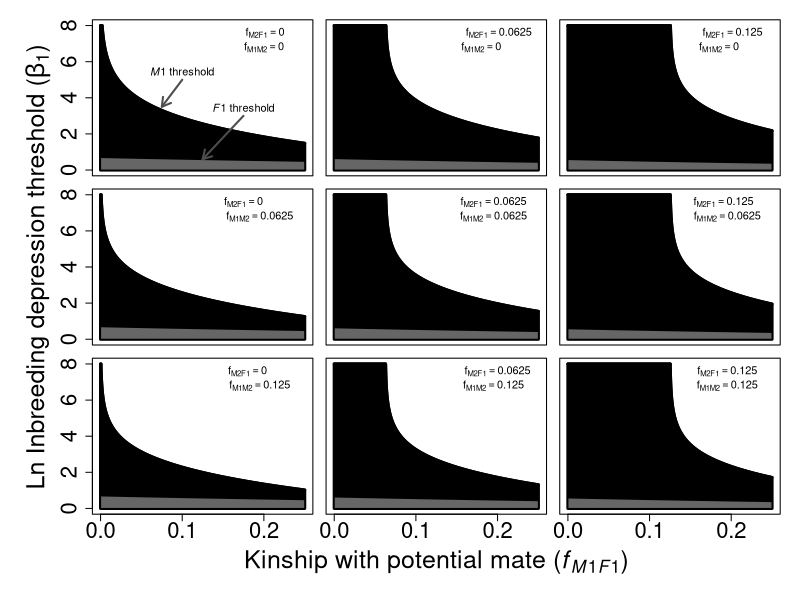

Source code (R):
# ==============================================================================
# ============= This will be the big figure for the Plos model.
# ==============================================================================

B0 <- 1;

B1funM <- function(fi,M1,F1,M2){
  a <- -1 * log((2*(fi[M1,F1]+fi[M1,M2]))/(1+(2*fi[M1,F1])+fi[M1,M1]));
  b <- fi[M1,F1] - fi[M2,F1];
  return(a/b);
}

B1funF <- function(fi,M1,F1,M2){
  a <- -1 * log((1+fi[F1,F1]+(2*fi[F1,M2]))/(1+fi[F1,F1]+(2*fi[F1,M1])));
  b <- fi[F1,M1] - fi[F1,M2];
  return(a/b);
}

setEPS();
postscript("NewBigFig.eps");
par(mar=c(0.75,0.25,0.5,0.25),mfrow=c(3,3),oma=c(6,6.5,1,1));

################################################################################
## Upper left plot 
################################################################################
fi <- matrix(data=c(0,0.0,0.0,0.0,0,0.0,0.0,0.0,0.0),nrow=3,byrow=TRUE);
fs <- seq(from=0,to=0.25,by=0.00001);
Ml <- rep(0,length(fs));
Fl <- rep(0,length(fs));
for(i in 1:length(fs)){
  fi[1,2] <- fs[i];
  fi[2,1] <- fs[i];
  Ml[i] <- B1funM(fi=fi,M1=1,F1=2,M2=3);
  Fl[i] <- B1funF(fi=fi,M1=1,F1=2,M2=3);
  if(i %% 10000 == 0){
    print(c(i,"of",length(fs)));
  }
}
Ml[Ml<0] <- exp(8);
Ml[Ml>exp(8)] <- exp(8);
par(mar=c(0.5,0.5,0.5,0.5));
plot(x=fs[-1],y=log(Ml[-1]),type="l",lwd=3,cex.axis=2,cex.lab=1.5,pch=20,lty="solid",
  xlab="",col="black",ylim=c(0,8),xlim=c(0,0.25),xaxt="n",ylab="");
points(x=fs,y=log(Fl),type="l",lwd=2,lty="solid");
polygon(x=c(fs,rev(fs)),y=c(log(Ml),rep(0,length(Ml))),col="black",lwd=3);
polygon(x=c(fs,rev(fs)),y=c(log(Fl),rep(0,length(fs))),col="grey40");
text(x=0.2015,y=7.6,labels=expression(f[M2F1]==0.0),cex=1.0);
text(x=0.20,y=6.8,labels=expression(f[M1M2]==0.0),cex=1.0);

text(x=0.1,y=5.45,labels=expression(paste(italic(M1)," threshold")),cex=1);
arrows(x0=0.1,y0=5,x1=0.075,y1=3.5,length=0.1,angle=30,code=2,lwd=2,col="grey30");

text(x=0.175,y=3.45,labels=expression(paste(italic(F1)," threshold")),cex=1);
arrows(x0=0.175,y0=3,x1=0.125,y1=0.6,length=0.1,angle=30,code=2,lwd=2,,col="grey30");
################################################################################
## Upper mid plot 
################################################################################
fi <- matrix(data=c(0,0.0,0.0,0.0,0,0.0625,0.0,0.0625,0.0),nrow=3,byrow=TRUE);
fs <- seq(from=0,to=0.25,by=0.00001);
Ml <- rep(0,length(fs));
Fl <- rep(0,length(fs));
for(i in 1:length(fs)){
  fi[1,2] <- fs[i];
  fi[2,1] <- fs[i];
  Ml[i] <- B1funM(fi=fi,M1=1,F1=2,M2=3);
  Fl[i] <- B1funF(fi=fi,M1=1,F1=2,M2=3);
  if(i %% 10000 == 0){
    print(c(i,"of",length(fs)));
  }
}
Ml[Ml<0] <- exp(8);
Ml[Ml>exp(8)] <- exp(8);
Fl[which(is.na(Fl[Fl>0])==TRUE)] <- NA; 
par(mar=c(0.5,0.5,0.5,0.5));
plot(x=fs[-1],y=log(Ml[-1]),type="l",lwd=3,cex.axis=2,cex.lab=1.5,pch=20,lty="solid",
  xlab="",col="black",ylim=c(0,8),xlim=c(0,0.25),xaxt="n",ylab="",yaxt="n");
points(x=fs,y=log(Fl),type="l",lwd=2,lty="solid");
Fl[which(is.na(Fl))] <- mean(c(Fl[which(is.na(Fl))+1],Fl[which(is.na(Fl))-1]));
polygon(x=c(fs,rev(fs)),y=c(log(Ml),rep(0,length(Ml))),col="black",lwd=3);
polygon(x=c(fs,rev(fs)),y=c(log(Fl),rep(0,length(Fl))),col="grey40");
text(x=0.2015,y=7.6,labels=expression(f[M2F1]==0.0625),cex=1.0);
text(x=0.180,y=6.8,labels=expression(f[M1M2]==0.000),cex=1.0);
################################################################################
## Upper mid plot 
################################################################################
fi <- matrix(data=c(0,0.0,0.0,0.0,0,0.125,0.0,0.125,0.0),nrow=3,byrow=TRUE);
fs <- seq(from=0,to=0.25,by=0.00001);
Ml <- rep(0,length(fs));
Fl <- rep(0,length(fs));
for(i in 1:length(fs)){
  fi[1,2] <- fs[i];
  fi[2,1] <- fs[i];
  Ml[i] <- B1funM(fi=fi,M1=1,F1=2,M2=3);
  Fl[i] <- B1funF(fi=fi,M1=1,F1=2,M2=3);
  if(i %% 10000 == 0){
    print(c(i,"of",length(fs)));
  }
}
Ml[Ml<0] <- exp(8);
Ml[Ml>exp(8)] <- exp(8);
Fl[which(is.na(Fl[Fl>0])==TRUE)] <- NA; 
par(mar=c(0.5,0.5,0.5,0.5));
plot(x=fs[-1],y=log(Ml[-1]),type="l",lwd=3,cex.axis=2,cex.lab=1.5,pch=20,lty="solid",
  xlab="",col="black",ylim=c(0,8),xlim=c(0,0.25),xaxt="n",ylab="",yaxt="n");
points(x=fs,y=log(Fl),type="l",lwd=2,lty="solid");
Fl[which(is.na(Fl))] <- mean(c(Fl[which(is.na(Fl))+1],Fl[which(is.na(Fl))-1]));
Fl[25001] <- 1.333333;
polygon(x=c(fs,rev(fs)),y=c(log(Ml),rep(0,length(Ml))),col="black",lwd=3);
polygon(x=c(fs,rev(fs)),y=c(log(Fl),rep(0,length(Fl))),col="grey40");
text(x=0.2015,y=7.6,labels=expression(f[M2F1]==0.125),cex=1.0);
text(x=0.185,y=6.8,labels=expression(f[M1M2]==0.000),cex=1.0);
################################################################################
## Mid left plot 
################################################################################
fi <- matrix(data=c(0,0.0,0.0625,0.0,0,0.0,0.0625,0.0,0.0),nrow=3,byrow=TRUE);
fs <- seq(from=0,to=0.25,by=0.00001);
Ml <- rep(0,length(fs));
Fl <- rep(0,length(fs));
for(i in 1:length(fs)){
  fi[1,2] <- fs[i];
  fi[2,1] <- fs[i];
  Ml[i] <- B1funM(fi=fi,M1=1,F1=2,M2=3);
  Fl[i] <- B1funF(fi=fi,M1=1,F1=2,M2=3);
  if(i %% 10000 == 0){
    print(c(i,"of",length(fs)));
  }
}
Ml[Ml<0] <- exp(8);
Ml[Ml>exp(8)] <- exp(8);
Fl[which(is.na(Fl[Fl>0])==TRUE)] <- NA; 
par(mar=c(0.5,0.5,0.5,0.5));
plot(x=fs[-1],y=log(Ml[-1]),type="l",lwd=3,cex.axis=2,cex.lab=1.5,pch=20,lty="solid",
  xlab="",col="black",ylim=c(0,8),xlim=c(0,0.25),xaxt="n",ylab="");
points(x=fs,y=log(Fl),type="l",lwd=2,lty="solid");
Fl[which(is.na(Fl))] <- mean(c(Fl[which(is.na(Fl))+1],Fl[which(is.na(Fl))-1]));
polygon(x=c(fs,rev(fs)),y=c(log(Ml),rep(0,length(Ml))),col="black",lwd=3);
polygon(x=c(fs,rev(fs)),y=c(log(Fl),rep(0,length(Fl))),col="grey40");
text(x=0.175,y=7.6,labels=expression(f[M2F1]==0.0),cex=1.0);
text(x=0.195,y=6.8,labels=expression(f[M1M2]==0.0625),cex=1.0);
################################################################################
## Mid mid plot 
################################################################################
fi <- matrix(data=c(0,0.0,0.0625,0.0,0,0.0625,0.0625,0.0625,0.0),nrow=3,byrow=TRUE);
fs <- seq(from=0,to=0.25,by=0.00001);
Ml <- rep(0,length(fs));
Fl <- rep(0,length(fs));
for(i in 1:length(fs)){
  fi[1,2] <- fs[i];
  fi[2,1] <- fs[i];
  Ml[i] <- B1funM(fi=fi,M1=1,F1=2,M2=3);
  Fl[i] <- B1funF(fi=fi,M1=1,F1=2,M2=3);
  if(i %% 10000 == 0){
    print(c(i,"of",length(fs)));
  }
}
Ml[Ml<0] <- exp(8);
Ml[Ml>exp(8)] <- exp(8);
Fl[which(is.na(Fl[Fl>0])==TRUE)] <- NA; 
par(mar=c(0.5,0.5,0.5,0.5));
plot(x=fs[-1],y=log(Ml[-1]),type="l",lwd=3,cex.axis=2,cex.lab=1.5,pch=20,lty="solid",
  xlab="",col="black",ylim=c(0,8),xlim=c(0,0.25),xaxt="n",ylab="",yaxt="n");
points(x=fs,y=log(Fl),type="l",lwd=2,lty="solid");
Fl[which(is.na(Fl))] <- mean(c(Fl[which(is.na(Fl))+1],Fl[which(is.na(Fl))-1]));
polygon(x=c(fs,rev(fs)),y=c(log(Ml),rep(0,length(Ml))),col="black",lwd=3);
polygon(x=c(fs,rev(fs)),y=c(log(Fl),rep(0,length(Fl))),col="grey40");
text(x=0.195,y=7.6,labels=expression(f[M2F1]==0.0625),cex=1.0);
text(x=0.195,y=6.8,labels=expression(f[M1M2]==0.0625),cex=1.0);
################################################################################
## Mid right plot 
################################################################################
fi <- matrix(data=c(0,0.0,0.0625,0.0,0,0.125,0.0625,0.125,0.0),nrow=3,byrow=TRUE);
fs <- seq(from=0,to=0.25,by=0.00001);
Ml <- rep(0,length(fs));
Fl <- rep(0,length(fs));
for(i in 1:length(fs)){
  fi[1,2] <- fs[i];
  fi[2,1] <- fs[i];
  Ml[i] <- B1funM(fi=fi,M1=1,F1=2,M2=3);
  Fl[i] <- B1funF(fi=fi,M1=1,F1=2,M2=3);
  if(i %% 10000 == 0){
    print(c(i,"of",length(fs)));
  }
}
Ml[Ml<0] <- exp(8);
Ml[Ml>exp(8)] <- exp(8);
Fl[which(is.na(Fl[Fl>0])==TRUE)] <- NA; 
par(mar=c(0.5,0.5,0.5,0.5));
plot(x=fs[-1],y=log(Ml[-1]),type="l",lwd=3,cex.axis=2,cex.lab=1.5,pch=20,lty="solid",
  xlab="",col="black",ylim=c(0,8),xlim=c(0,0.25),xaxt="n",ylab="",yaxt="n");
points(x=fs,y=log(Fl),type="l",lwd=2,lty="solid");
Fl[which(is.na(Fl))] <- mean(c(Fl[which(is.na(Fl))+1],Fl[which(is.na(Fl))-1]));
polygon(x=c(fs,rev(fs)),y=c(log(Ml),rep(0,length(Ml))),col="black",lwd=3);
polygon(x=c(fs,rev(fs)),y=c(log(Fl),rep(0,length(Fl))),col="grey40");
text(x=0.1905,y=7.6,labels=expression(f[M2F1]==0.125),cex=1.0);
text(x=0.195,y=6.8,labels=expression(f[M1M2]==0.0625),cex=1.0);
################################################################################
## Lower left plot 
################################################################################
fi <- matrix(data=c(0,0.0,0.125,0.0,0,0.0,0.125,0.0,0.0),nrow=3,byrow=TRUE);
fs <- seq(from=0,to=0.25,by=0.00001);
Ml <- rep(0,length(fs));
Fl <- rep(0,length(fs));
for(i in 1:length(fs)){
  fi[1,2] <- fs[i];
  fi[2,1] <- fs[i];
  Ml[i] <- B1funM(fi=fi,M1=1,F1=2,M2=3);
  Fl[i] <- B1funF(fi=fi,M1=1,F1=2,M2=3);
  if(i %% 10000 == 0){
    print(c(i,"of",length(fs)));
  }
}
Ml[Ml<0] <- exp(8);
Ml[Ml>exp(8)] <- exp(8);
Fl[which(is.na(Fl[Fl>0])==TRUE)] <- NA; 
par(mar=c(0.5,0.5,0.5,0.5));
plot(x=fs[-1],y=log(Ml[-1]),type="l",lwd=3,cex.axis=2,cex.lab=1.5,pch=20,lty="solid",
  xlab="",col="black",ylim=c(0,8),xlim=c(0,0.25),ylab="",xaxt="n");
points(x=fs,y=log(Fl),type="l",lwd=2,lty="solid");
Fl[which(is.na(Fl))] <- mean(c(Fl[which(is.na(Fl))+1],Fl[which(is.na(Fl))-1]));
polygon(x=c(fs,rev(fs)),y=c(log(Ml),rep(0,length(Ml))),col="black",lwd=3);
polygon(x=c(fs,rev(fs)),y=c(log(Fl),rep(0,length(Fl))),col="grey40");
axis(side=1,at=c(0,0.10,0.20),cex.axis=2);
text(x=0.18,y=7.6,labels=expression(f[M2F1]==0.0),cex=1.0);
text(x=0.195,y=6.8,labels=expression(f[M1M2]==0.125),cex=1.0);
################################################################################
## Lower mid plot 
################################################################################
fi <- matrix(data=c(0,0.0,0.125,0.0,0,0.0625,0.125,0.0625,0.0),nrow=3,byrow=TRUE);
fs <- seq(from=0,to=0.25,by=0.00001);
Ml <- rep(0,length(fs));
Fl <- rep(0,length(fs));
for(i in 1:length(fs)){
  fi[1,2] <- fs[i];
  fi[2,1] <- fs[i];
  Ml[i] <- B1funM(fi=fi,M1=1,F1=2,M2=3);
  Fl[i] <- B1funF(fi=fi,M1=1,F1=2,M2=3);
  if(i %% 10000 == 0){
    print(c(i,"of",length(fs)));
  }
}
Ml[Ml<0] <- exp(8);
Ml[Ml>exp(8)] <- exp(8);
Fl[which(is.na(Fl[Fl>0])==TRUE)] <- NA; 
par(mar=c(0.5,0.5,0.5,0.5));
plot(x=fs[-1],y=log(Ml[-1]),type="l",lwd=3,cex.axis=2,cex.lab=1.5,pch=20,lty="solid",
  xlab="",col="black",ylim=c(0,8),xlim=c(0,0.25),ylab="",xaxt="n",yaxt="n");
points(x=fs,y=log(Fl),type="l",lwd=2,lty="solid");
Fl[which(is.na(Fl))] <- mean(c(Fl[which(is.na(Fl))+1],Fl[which(is.na(Fl))-1]));
polygon(x=c(fs,rev(fs)),y=c(log(Ml),rep(0,length(Ml))),col="black",lwd=3);
polygon(x=c(fs,rev(fs)),y=c(log(Fl),rep(0,length(Fl))),col="grey40");
axis(side=1,at=c(0,0.10,0.20),cex.axis=2);
text(x=0.2,y=7.6,labels=expression(f[M2F1]==0.0625),cex=1.0);
text(x=0.195,y=6.8,labels=expression(f[M1M2]==0.125),cex=1.0);
################################################################################
## Lower right plot 
################################################################################
fi <- matrix(data=c(0,0.0,0.125,0.0,0,0.125,0.125,0.125,0.0),nrow=3,byrow=TRUE);
fs <- seq(from=0,to=0.25,by=0.00001);
Ml <- rep(0,length(fs));
Fl <- rep(0,length(fs));
for(i in 1:length(fs)){
  fi[1,2] <- fs[i];
  fi[2,1] <- fs[i];
  Ml[i] <- B1funM(fi=fi,M1=1,F1=2,M2=3);
  Fl[i] <- B1funF(fi=fi,M1=1,F1=2,M2=3);
  if(i %% 10000 == 0){
    print(c(i,"of",length(fs)));
  }
}
Ml[Ml<0] <- exp(8);
Ml[Ml>exp(8)] <- exp(8);
Fl[which(is.na(Fl[Fl>0])==TRUE)] <- NA; 
par(mar=c(0.5,0.5,0.5,0.5));
plot(x=fs[-1],y=log(Ml[-1]),type="l",lwd=3,cex.axis=2,cex.lab=1.5,pch=20,lty="solid",
  xlab="",col="black",ylim=c(0,8),xlim=c(0,0.25),ylab="",xaxt="n",yaxt="n");
points(x=fs,y=log(Fl),type="l",lwd=2,lty="solid");
Fl[which(is.na(Fl))] <- mean(c(Fl[which(is.na(Fl))+1],Fl[which(is.na(Fl))-1]));
polygon(x=c(fs,rev(fs)),y=c(log(Ml),rep(0,length(Ml))),col="black",lwd=3);
polygon(x=c(fs,rev(fs)),y=c(log(Fl),rep(0,length(Fl))),col="grey40");
axis(side=1,at=c(0,0.10,0.20),cex.axis=2);
text(x=0.195,y=7.6,labels=expression(f[M2F1]==0.125),cex=1.0);
text(x=0.195,y=6.8,labels=expression(f[M1M2]==0.125),cex=1.0);

################################################################################
################################################################################
################################################################################

mtext(expression(paste("Kinship with potential mate (",italic(f[M1F1]),")")),
	outer=TRUE,side=1,line=3.25,cex=1.5);

mtext(expression(paste("Ln Inbreeding depression threshold (",italic(beta[1]),")")),
	outer=TRUE,side=2,line=2.5,cex=1.5);

dev.off();














